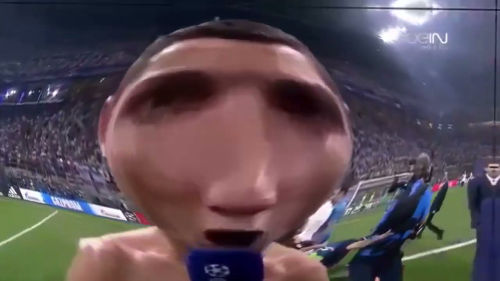
#> input picture 9_image_thresholding/ronaldo.jpg, 500 x 281 px
$ jupyter execute img_thresholding_jup.ipynb
#> lines starting #> are read from the running program, lines starting #| are printed output that depends on the picture; after the words box and inside, x2 and y2 are one past the last pixel; in counts of white or black regions, pixels touching at a corner belong together
[cell 1]
#goruntu esikleme sudur: bizim normalde esik degerlerimiz 0-255 arası. biz bunu 125 den ustunu alma dersek bir esik
#degeri koymus oluruz.
#bu da mesela bizim on planda duran nesnelerimizi daha once cıkarmamıza arka planı daha da yok etmemize yarayabilir
#burda threshold ve adaptive threshold esikleme yontemleri vardır.

[cell 2]
import cv2
import matplotlib.pyplot as plt

[cell 3]
#simdi resmi ice aktarıyoruz ve siyah beyaza yani gri scale ile boyuyoruz
img = cv2.imread("ronaldo.jpg")
#> img is the input picture: shape (281, 500, 3); mean B, G, R 84.5, 77.1, 90.6
img = cv2.cvtColor(img, cv2.COLOR_BGR2GRAY)
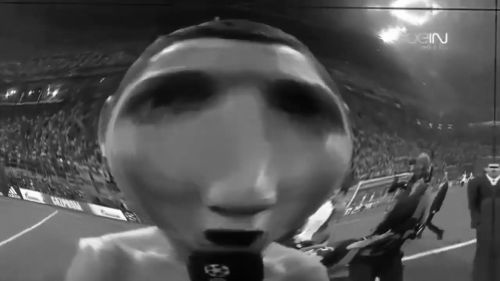
#> img: shape (281, 500); min 2, max 255, mean 82

#resmi gorsele dokuyoruz.
plt.figure()
plt.imshow(img, cmap="gray")
plt.axis("off")
plt.show()

[cell 4]
#esik degerlerini girme.
_, thresh_img = cv2.threshold(img, thresh = 80, maxval = 255, type = cv2.THRESH_BINARY)
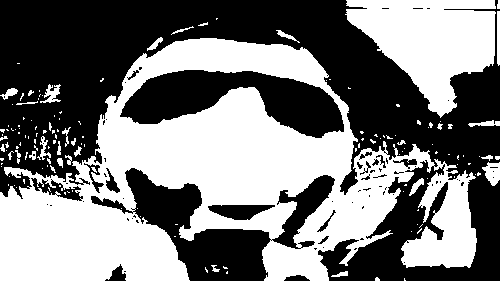
#> thresh_img: shape (281, 500); 48.4% white; 147 white regions (115 under 20 px), largest, box (x1, y1, x2, y2) and area: (0, 38, 477, 281) 55156, (345, 0, 496, 118) 10268, (482, 162, 500, 186) 280

#burada simdi ilk deger onemsiz oldugu icin _ koyup gectik ikinci degere thresh_img verdik.
#threshold keywordumuz img alıyor, thresh degeri alıyor, bunu 60 olarak ayarladık. 60 ın ustunde olanları beyaza cevırıcek.
#max degerimiz de 255 oldugu icin 255 olarak ayarladık. type ımız ise thresh_binary ve thresh_binary_inverse olarak 2 adet var.
#thresh_binary bizim 60 ile 255 arasını beyaza ceviriyorken inverse ise tam tersini yapıyor.

plt.figure()
plt.imshow(thresh_img, cmap="gray")
plt.axis("off")
plt.show()

[cell 5]
#simdi adaptive threshold yapalım peki nedir bu: normal thresholdlarda mesela bir nesnenin butunlugu aldıgı ısık mıktarına
#gore degısıyor, normalde nesne bir butun olsa bile belirli bir kısmına az ısık vurursa bir tarafı belli oluyor diger tarfı
#belli olmuyor. adaptive threshold ise komsu pikselleri alarak bir butunluk saglamaya yarıyor.

thresh_img2 = cv2.adaptiveThreshold(img, 255, cv2.ADAPTIVE_THRESH_MEAN_C, cv2.THRESH_BINARY, 11,8)
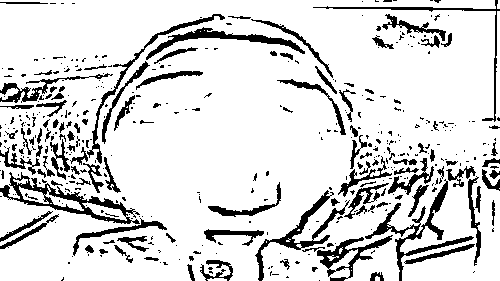
#> thresh_img2: shape (281, 500); 85% white; 444 black regions (329 under 20 px), largest, box (x1, y1, x2, y2) and area: (0, 172, 140, 224) 1521, (365, 179, 474, 281) 1429, (255, 190, 350, 281) 1126
#simdi burada ilk olark (adaptiveThreshold yontemi kullanıyoruz, resmi koyuyoruz, max degerimizi giriyoruz,
#ADAPTIVE_THRESH_MEAN_C ise bizim kullanacagımız yontem, thresh binary acıkladık zaten, en sondaki 8 ise bizim c sabitimiz
#ortalamadan cıkartılan deger, normalde pıozitif olur, c sabitine gore ortalama alınır ve ona gore threshold uygulanıyor,
#11 ise bloksize ımız, bu bloksize ise demistik ya ustte komsu pikseller diye onu temsil ediyor.)

plt.figure()
plt.imshow(thresh_img2, cmap="gray")
plt.axis("off")
plt.show()

[cell 6]
#simdi resmi ice aktarıyoruz ve siyah beyaza yani gri scale ile boyuyoruz
img = cv2.imread("messi.jpg")
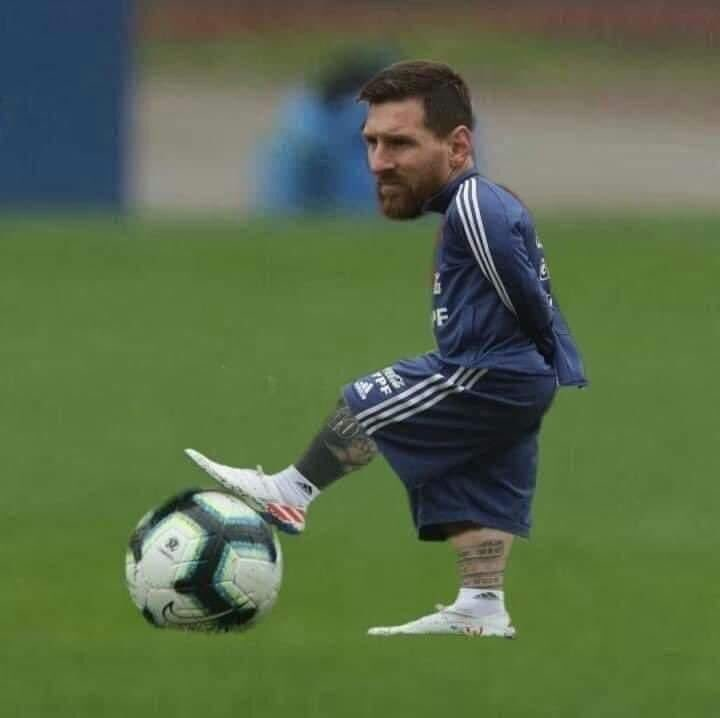
#> input picture 9_image_thresholding/messi.jpg, 720 x 718 px
#> img is the input picture: shape (718, 720, 3); mean B, G, R 73.3, 108.1, 89.6
img = cv2.cvtColor(img, cv2.COLOR_BGR2GRAY)
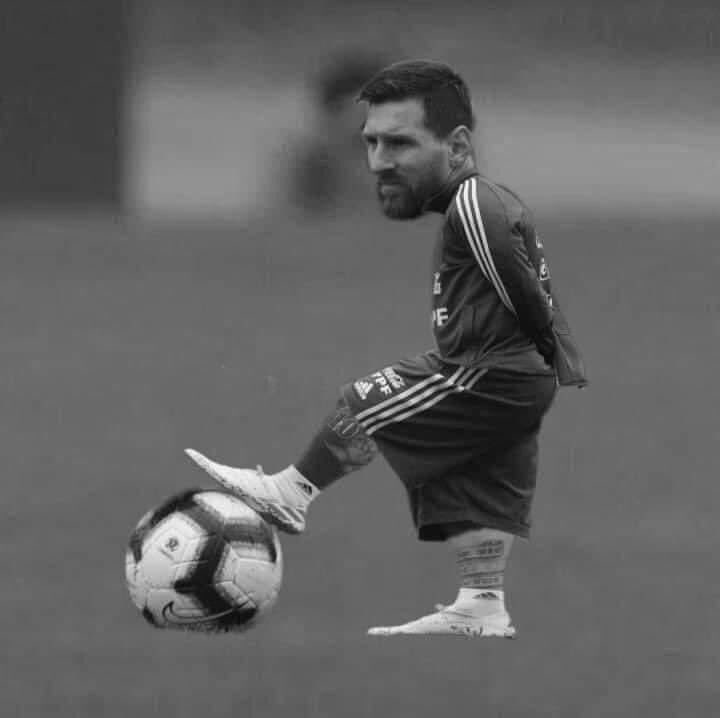
#> img: shape (718, 720); min 3, max 251, mean 98.5

#resmi gorsele dokuyoruz.
plt.figure()
plt.imshow(img, cmap="gray")
plt.axis("off")
plt.show()

[cell 7]
#esik degerlerini girme.
_, thresh_img = cv2.threshold(img, thresh = 60, maxval = 255, type = cv2.THRESH_BINARY)
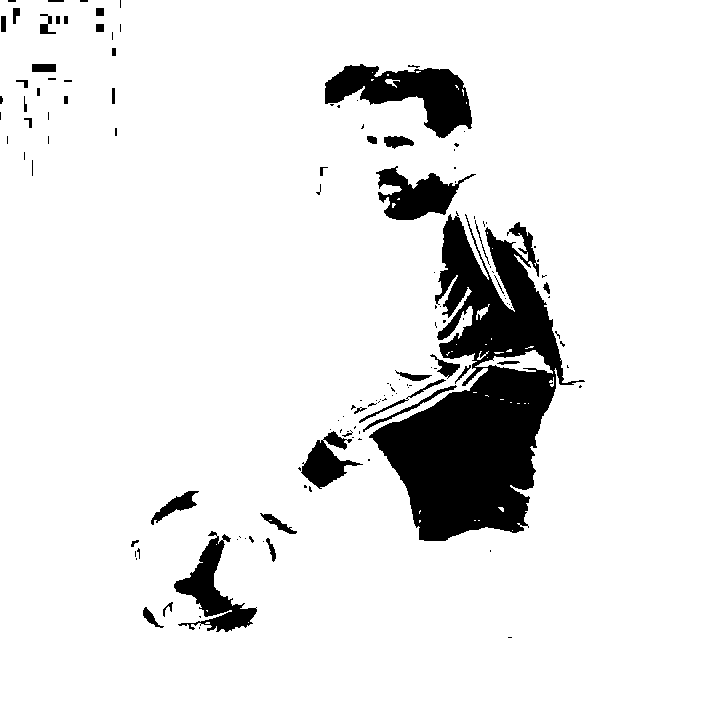
#> thresh_img: shape (718, 720); 90.7% white; 135 black regions (93 under 20 px), largest, box (x1, y1, x2, y2) and area: (369, 211, 585, 541) 31385, (325, 64, 472, 138) 5318, (174, 531, 257, 632) 2924

#burada simdi ilk deger onemsiz oldugu icin _ koyup gectik ikinci degere thresh_img verdik.
#threshold keywordumuz img alıyor, thresh degeri alıyor, bunu 60 olarak ayarladık. 60 ın ustunde olanları beyaza cevırıcek.
#max degerimiz de 255 oldugu icin 255 olarak ayarladık. type ımız ise thresh_binary ve thresh_binary_inverse olarak 2 adet var.
#thresh_binary bizim 60 ile 255 arasını beyaza ceviriyorken inverse ise tam tersini yapıyor.

plt.figure()
plt.imshow(thresh_img, cmap="gray")
plt.axis("off")
plt.show()

[cell 8]
#simdi adaptive threshold yapalım peki nedir bu: normal thresholdlarda mesela bir nesnenin butunlugu aldıgı ısık mıktarına
#gore degısıyor, normalde nesne bir butun olsa bile belirli bir kısmına az ısık vurursa bir tarafı belli oluyor diger tarfı
#belli olmuyor. adaptive threshold ise komsu pikselleri alarak bir butunluk saglamaya yarıyor.

thresh_img2 = cv2.adaptiveThreshold(img, 255, cv2.ADAPTIVE_THRESH_MEAN_C, cv2.THRESH_BINARY, 11,8)
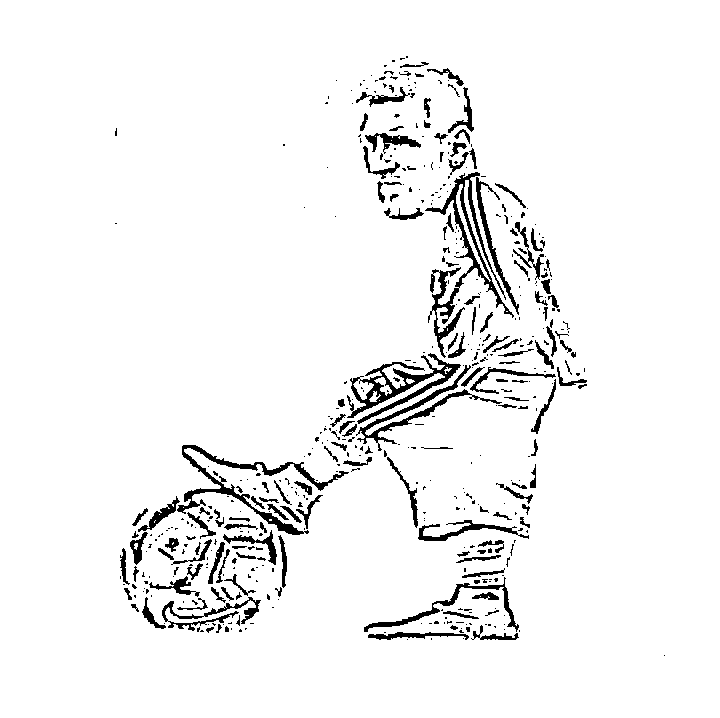
#> thresh_img2: shape (718, 720); 95.1% white; 495 black regions (340 under 20 px), largest, box (x1, y1, x2, y2) and area: (425, 172, 514, 358) 2644, (177, 445, 349, 535) 2020, (347, 353, 461, 424) 2019
#simdi burada ilk olark (adaptiveThreshold yontemi kullanıyoruz, resmi koyuyoruz, max degerimizi giriyoruz,
#ADAPTIVE_THRESH_MEAN_C ise bizim kullanacagımız yontem, thresh binary acıkladık zaten, en sondaki 8 ise bizim c sabitimiz
#ortalamadan cıkartılan deger, normalde pıozitif olur, c sabitine gore ortalama alınır ve ona gore threshold uygulanıyor,
#11 ise bloksize ımız, bu bloksize ise demistik ya ustte komsu pikseller diye onu temsil ediyor.)

plt.figure()
plt.imshow(thresh_img2, cmap="gray")
plt.axis("off")
plt.show()
